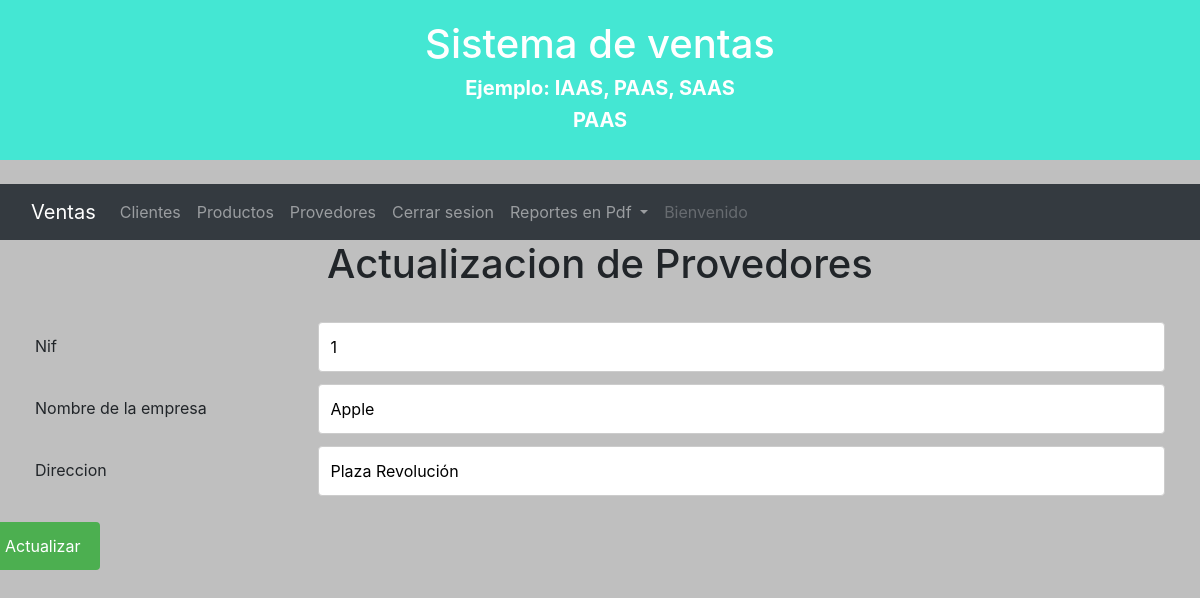
The app's page /Vistas/actualiza_proveedor.php?nif=1 with its own data.
### tables this page shows
CREATE TABLE `proveedor` (
  `nif` int(11) NOT NULL,
  `nombre` varchar(50) NOT NULL,
  `direccion` varchar(50) NOT NULL
);

### Includes/proveedor.php (called while the page is built, shortened)
<?php
   class Proveedor
   {
     public function consulta_nombre($nif)
     {
       $conexion=new DB();
       $pdo=$conexion->Pdo();
       $sql="SELECT * FROM proveedor WHERE nif=:nif";
       $query=$pdo->prepare($sql);
       $result=$query->execute([
         'nif'=>$nif
       ]);
       return $query;
     }
   }
 ?>

### Vistas/actualiza_proveedor.php (the view, shortened to what this page needs)
<?php
  $objProveedor=new Proveedor();
  if(!empty($_POST))
  {
    $nif=$_POST['txtNif'];
    $nombre=$_POST['txtNombre'];
    $direccion=$_POST['txtDireccion'];
    $resultado=$objProveedor->Actualizar(
      $nif, $nombre, $direccion);
  }
  else{
    $nif=$_GET['nif'];
    $query=$objProveedor->consulta_nombre($nif);
    $row=$query->fetch(PDO::FETCH_ASSOC);
    $nif=$row['nif'];
    $nombre=$row['nombre'];
    $direccion=$row['direccion'];
  }
 ?>
<!DOCTYPE html>
<html lang="es" dir="ltr">
  <head>
    <link rel="stylesheet" href="https://maxcdn.bootstrapcdn.com/bootstrap/4.0.0/css/bootstrap.min.css">
    <link rel="stylesheet" href="../Estilos/altas.css">
    <link rel="stylesheet" href="../Estilos/estilos.css">
  </head>
  <body>
    <?php
    include 'menu.php'?>
    <h1 align="center">Actualizacion de Provedores</h1>
    <div class="container">
      <form action="actualiza_proveedor.php" method="post">
        <div class="row">
          <div class="col-25">
            <label for="fname">Nif</label>
          </div>
          <div class="col-75">
            <input type="text" id="Nif" name="txtNif" value="<?php echo $nif; ?>">
          </div>
        </div>
        <div class="row">
          <div class="col-25">
            <label for="lname">Nombre de la empresa</label>
          </div>
          <div class="col-75">
            <input type="text" id="txtNombre" name="txtNombre" value="<?php echo $nombre; ?>">
          </div>
        </div>
        <div class="row">
          <div class="col-25">
            <label for="lname">Direccion</label>
          </div>
          <div class="col-75">
            <input type="text" id="txtDireccion" name="txtDireccion" value="<?php echo $direccion; ?>">
          </div>
        </div>
        </div>
        <div class="row">
          <input type="submit" value="Actualizar">
        </div>
  </body>
</html>

### Estilos/altas.css (style rules this page uses)
input[type=text], select, textarea { width: 100%; padding: 12px; border: 1px solid #ccc; border-radius: 4px; box-sizing: border-box; resize: vertical; }
label { padding: 12px 12px 12px 0; display: inline-block; }
input[type=submit] { background-color: #4CAF50; color: white; padding: 12px 20px; border: none; border-radius: 4px; cursor: pointer; float: right; }
.container { border-radius: 5px; padding: 20px; }
.col-25 { float: left; width: 25%; margin-top: 6px; }
.col-75 { float: left; width: 75%; margin-top: 6px; }
.row:after { content: ""; display: table; clear: both; }

### Estilos/estilos.css (style rules this page uses)
body { background: #BFBFBF; }

### records on screen
proveedor: txtNif "1", txtNombre "Apple", txtDireccion "Plaza Revolución"
